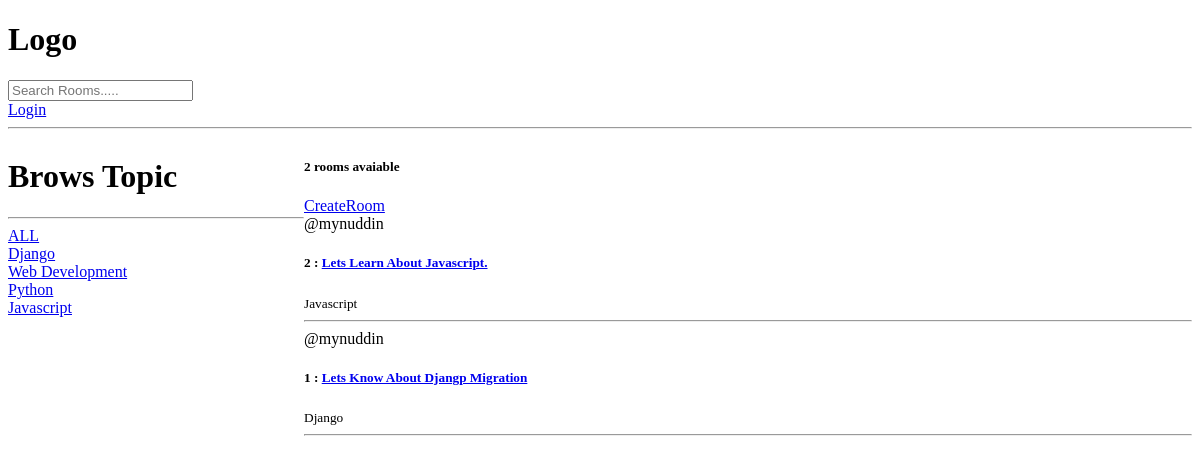
The app's page /, older data.
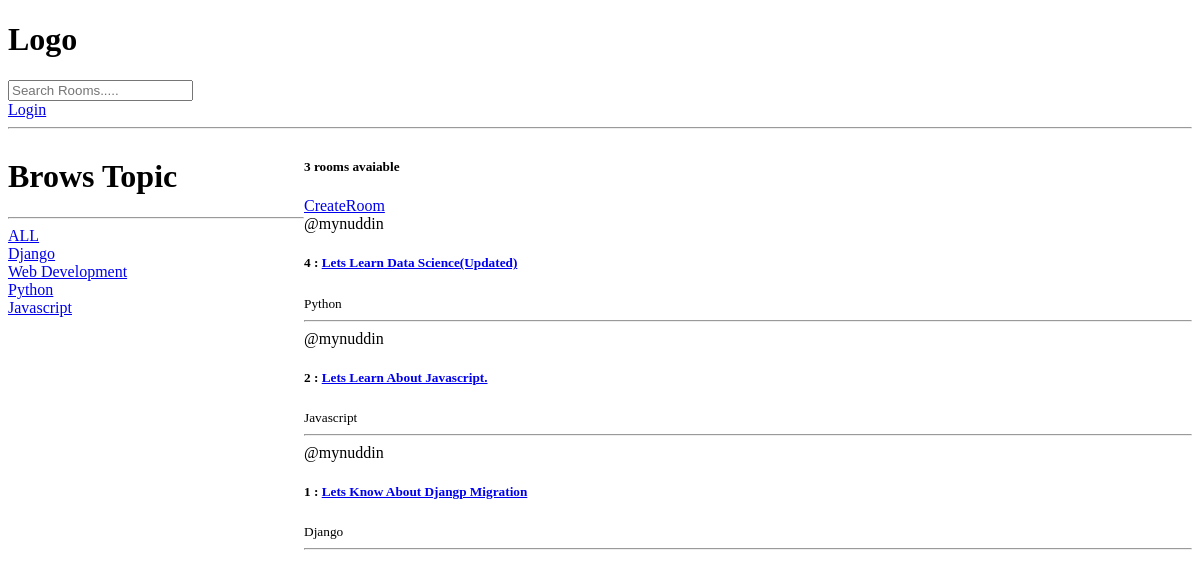
The same page, newer data.
### Base/models.py (models this page shows, shortened)
class Topic(models.Model):
    name = models.CharField(max_length=200)

class Room(models.Model):
    host = models.ForeignKey(User , on_delete=models.SET_NULL , null=True)
    topic = models.ForeignKey(Topic , on_delete=models.SET_NULL , null=True )
    name = models.CharField(max_length=200)
    description = models.TextField(null=True, blank=True)
    updated = models.DateTimeField(auto_now=True)
    created = models.DateTimeField(auto_now_add=True)
    class Meta:
        ordering = ['-updated' , '-created']

### Base/views.py (the view)
# urls.py: path('', views.home, name='home'),
def home(request):
    q = request.GET.get('q') if request.GET.get('q') != None else ''
    ROOMS = Room.objects.filter(
        Q(topic__name__icontains=q) |
        Q(name__icontains=q) |
        Q(description__icontains=q)
        )
    topics = Topic.objects.all()
    room_count = ROOMS.count()
    context = {'ROOMS': ROOMS , 'topics': topics , 'room_count': room_count}
    return render(request, 'Base/home.html' , context)

### Base/Templates/Base/home.html (shortened to what this page needs)
{% extends 'main.html' %} {% block content %}
<div class="home-container">
	<div>
		<h1>Brows Topic</h1>
		<hr />
		<div>
			<a href="{% url 'home' %}">ALL</a>
		</div>
		{% for topic in topics %}
		<div>
			<a href="{% url 'home' %}?q={{topic.name}}">{{topic.name}}</a>
		</div>
		{% endfor %}
	</div>
	<div>
		<h5>{{ room_count}} rooms avaiable</h5>
		<a href="{% url 'create-room' %}">CreateRoom</a>
		{% for ROOM in ROOMS %}
		<div>
			<span>@{{ROOM.host.username}}</span>
			<h5>
				{{ ROOM.id }} : <a href="{% url 'rooms' ROOM.id %}">{{ ROOM.name }}</a>
			</h5>
			<small>{{ROOM.topic.name}}</small>
			<hr />
		</div>
		{% endfor %}
	</div>
</div>
{% endblock %}

Row changes from the older to the newer data that the page shows:
added Room: host.username "mynuddin", id "4", name "Lets Learn Data Science(Updated)", topic.name "Python"
Text that changed along with them:
{{ room_count }}: "2" → "3"
